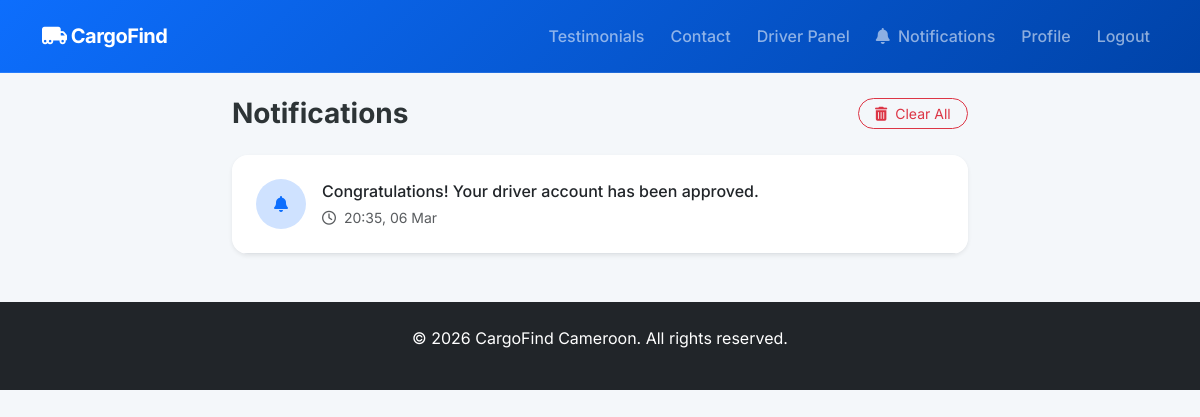
The app's page /notifications (signed in), older data.
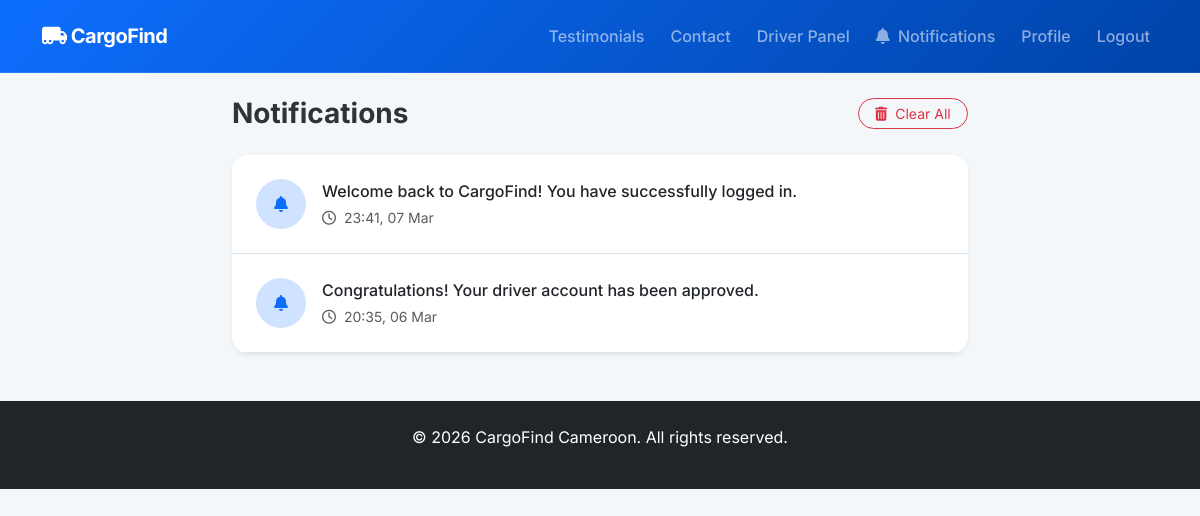
The same page, newer data.
### models.py (models this page shows)
class Notification(db.Model):
    id = db.Column(db.Integer, primary_key=True)
    user_id = db.Column(db.Integer, db.ForeignKey('user.id'), nullable=False)
    message = db.Column(db.String(255), nullable=False)
    is_read = db.Column(db.Boolean, default=False)
    created_at = db.Column(db.DateTime, default=datetime.utcnow)
    link = db.Column(db.String(100))

### app.py (the view)
@app.route('/notifications')
@login_required
def notifications():
    user_notifications = Notification.query.filter_by(user_id=current_user.id).order_by(Notification.created_at.desc()).all()
    for notif in user_notifications:
        notif.is_read = True
    db.session.commit()
    return render_template('notifications.html', notifications=user_notifications)

### app.py (called while the page is built)
@login_manager.user_loader
def load_user(user_id):
    return User.query.get(int(user_id))

### templates/notifications.html (shortened to what this page needs)
{% extends 'base.html' %}
{% block content %}
<div class="row justify-content-center">
    <div class="col-md-8">
        <div class="d-flex justify-content-between align-items-center mb-4">
            <h1 class="h3 fw-bold mb-0">Notifications</h1>
            {% if notifications %}
            <form action="{{ url_for('clear_notifications') }}" method="POST">
                <button type="submit" class="btn btn-outline-danger btn-sm rounded-pill px-3">
                    <i class="fas fa-trash-alt me-2"></i>Clear All
                </button>
            </form>
            {% endif %}
        </div>
        <div class="notification-list shadow-sm rounded-4 overflow-hidden">
            {% if notifications %}
                {% for notif in notifications %}
                <div class="p-4 border-bottom bg-white d-flex align-items-start gap-3 hover-shadow transition-base">
                    <div class="bg-primary-subtle text-primary rounded-circle p-3 flex-shrink-0" style="width: 50px; height: 50px; display: flex; align-items: center; justify-content: center;">
                        <i class="fas fa-bell"></i>
                    </div>
                    <div class="flex-grow-1">
                        <p class="mb-1 fw-medium text-dark">{{ notif.message }}</p>
                        <small class="text-muted d-block">
                            <i class="far fa-clock me-1"></i>
                            {{ notif.created_at.strftime('%H:%M, %d %b') }}
                        </small>
                    </div>
                </div>
                {% endfor %}
            {% endif %}
        </div>
    </div>
</div>
{% endblock %}

Row changes from the older to the newer data that the page shows:
added Notification: message "Welcome back to CargoFind! You have successfully logged in.", created_at "23:41, 07 Mar"
